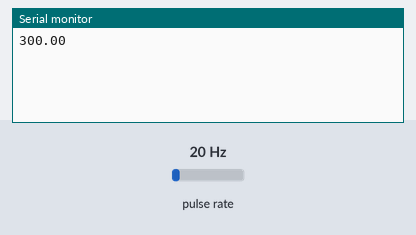
A sketch run on a simulated Arduino Uno, built with avr-gcc and run on an emulated ATmega328P. Parts: the last lines printed to the serial monitor. Wiring (inferred from the names in the program): pulse sensor: data pin 2. The inputs (shaded band) are chosen by the test bench; at power-on: pulse rate 20 Hz.

Above: at 1.2 s.
1.3 s: pulse rate (sensor on pin 2) set to 4 Hz
At 2.6 s:
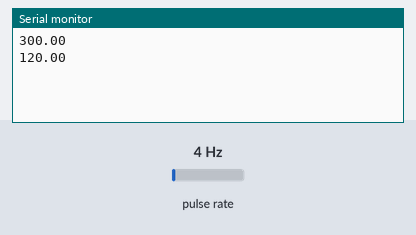
2.8 s: pulse rate (sensor on pin 2) set to 50 Hz
At 3.9 s:
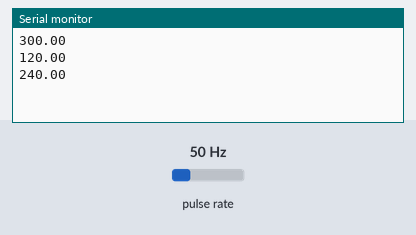
Timing chart, 0 to 5.8 s (numbered marks = the images above; inputs shaded):
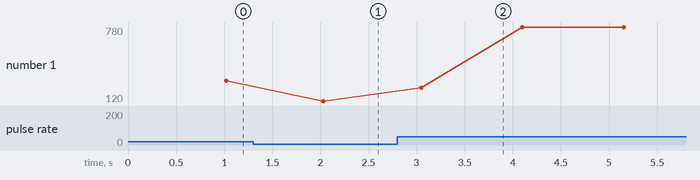

Measured:
- after the input at 1.3 s, the serial monitor: prints a new line after 0.73 s (image 1)
- after the input at 2.8 s, the serial monitor: prints a new line after 0.25 s (image 2)
- plotted number 1: 300 → 120 after the input at 1.3 s, 120 → 780 after the input at 2.8 s

The sketch:

testProtoCode.ino
```cpp
// Testing prototype code file

int count;                  // The count of the hall effect pulses
const int interval = 1000;  // The interval of when it calculates the rpm in milliseconds
int prevMillis = 0;         // Storing of the previous millisecond mark to keep track of time
bool onState = false;       // Debounce variable


int hallEffectPin = 2; // Pin for the hall effect sensor


void setup() {
  // put your setup code here, to run once:
  Serial.begin(9600);                                                               // Begin the serial at 9600 Baud Rate
  pinMode(hallEffectPin, INPUT);                                                    // Set the pin the sensor is put in to input
  attachInterrupt(digitalPinToInterrupt(hallEffectPin), detectMagnetOpen, CHANGE);  // Set the interrupt pin to a function and have it activate when the voltage changes
}

void loop() {
  // put your main code here, to run repeatedly:
  int currentMillis = millis();
  if(currentMillis - prevMillis >= interval){
    // Rpm is calculated by taking the count of pulses from sensor and dividing by 4 since there is that many in a rotation and 6then dividing by time passed to get rps
    // and then multiplying by 60 to get rpm
    double rpm = ((count / 4) * 60) / ((currentMillis - prevMillis) / 1000);
    prevMillis = currentMillis;           // Resets the timer
    count = 0;                            // Resets the count of pulses
    Serial.println(rpm);                  // Print out the rpm
    // l_min =  rpm * however many liters is displaced by one rotation;
  }
}

void detectMagnetOpen(){
  if(onState == false && digitalRead(hallEffectPin) == 1){   // If the hall effect sensor is not on and the pin shows as having 5V
    onState = true;                                          // Sets the onState to true to debounce and prevent misinputs
    count++;                                                 // Sets the count of the pulse up by one
    delay(200);                                              // Gives a slight wait time before it allows another pulse to be read to prevent misinputs
  }
  if(onState == true && digitalRead(hallEffectPin) == 0){    // If the hall effect sensor is on and the pin shows as having 0V
    onState = false;                                         // Sets the onState to false to debounce and prevent misinputs
  }
}
```
